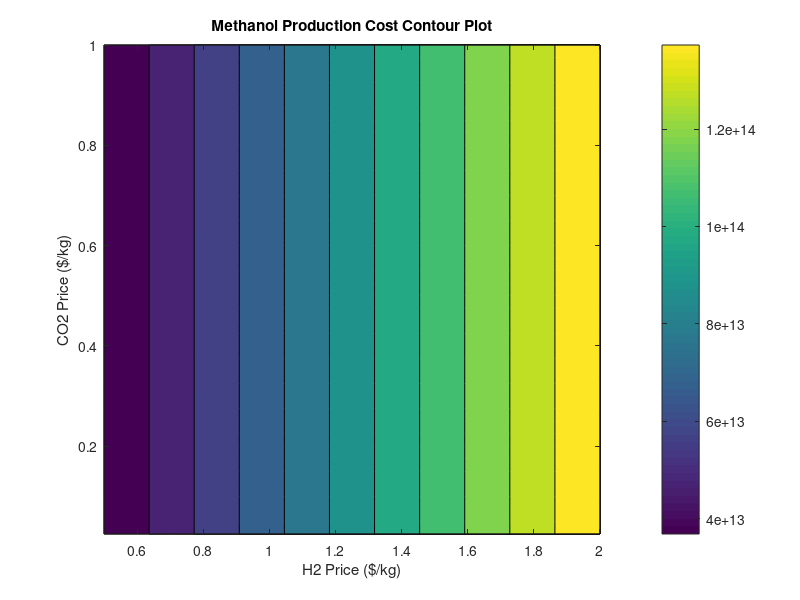

MATLAB code for this plot:
% Define equations for material and component balances
% here molar flow rate is shown br nx,y=Mx,Y 
% where x is no. of stream and y is name of compound
%in stream 4
Mco2=2000 ;
Mh2=4000;
M4co2=Mco2*0.6675;
M4ch3oh=Mco2*0.3325;% Given parameters and data
% Define equations for material and component balances
%in stream 3
M3 = Mco2+Mh2;
M4h2o=M4ch3oh;
M4h2=4000-(3*M4ch3oh);
%in stream 5%Crea=2000*44*7884*CO2_prices(i)+4000*2*7884*H2_prices(i);
M5co2=M4co2*0.972;
M5ch3oh=M4ch3oh*0.0235;
M5h2o=3.103;
M5h2=M4h2*0.9997;
%in stream 6
M6co2=M4co2*0.028;
M6ch3oh=M4ch3oh*0.9765;
M6h2o=M4h2o-3.103;
M6h2=M4h2*0.0003;
%in stream 8
M8co2=M6co2/(30.89+1);
M8ch3oh=M6ch3oh/(0.0125+1);
M8h2o=M6h2o/(0.00265+1);
M8h2=0;
%in stream 7
M7co2=M8co2*30.89;
M7ch3oh=M8ch3oh*0.0125;
M7h2o=M8h2o*0.00265;
M7h2=M6h2;

%in stream 9
M9co2=M8co2;
M9ch3oh=M8ch3oh;
M9h2o=0;
M9h2=0;
%in stream 10
M10co2=0;
M10ch3oh=0;
M10h2o=M8h2o;
M10h2=0;
M4=M4co2+M4ch3oh+M4h2o+M4h2;
M5=M5co2+M5ch3oh+M5h2o+M5h2;
M6=M6co2+M6ch3oh+M6h2o+M6h2;
M7=M7co2+M7ch3oh+M7h2o+M7h2;
M8=M8co2+M8ch3oh+M8h2o+M8h2;
M9=M9co2+M9ch3oh+M9h2o+M9h2;
M10=M10co2+M10ch3oh+M10h2o+M10h2;
fprintf("The molar flow rate of stream 3 is");
disp(M3);
fprintf("The molar flow rate of stream 4 is");
disp(M4);
fprintf("The molar flow rate of stream 5 is");
disp(M5);
fprintf("The molar flow rate of stream 6 is");
disp(M6);
fprintf("The molar flow rate of stream 7 is");
disp(M7);
fprintf("The molar flow rate of stream 8 is");
disp(M8);
fprintf("The molar flow rate of stream 9 is");
disp(M9);
fprintf("The molar flow rate of stream 10 is");
disp(M10);

% Given data
CO2_price_range = 0.025:0.025:1;  % CO2 price from $0.025 to $1 per kg
H2_price_range = 0.5:0.1:2; % H2 price from $0.5 to $2 per kg
F3=M3;

% Initialize arrays to store results
CMethanol = zeros(length(CO2_price_range), length(H2_price_range));
Creactant = zeros(length(CO2_price_range), length(H2_price_range));
Cop = zeros(length(CO2_price_range), length(H2_price_range));

% Constants
phi = 0.1;  % Capital recovery factor


        % Calculate annual operating costs
        Celec =(9.7+21.5)*7884*0.072/3.6;  % Calculate electricity cost
        Cstream=(0.28+0.8+15.7)*2.5*7884; % Calculate steam cost
        Ccool=(12+20.9+22.6+15.4)*7884*0.212; % Calculate cooling water cost
for i = 1:length(CO2_price_range)
    for j = 1:length(H2_price_range)
        Creactant(i,j) = 2000*44*7884*(CO2_price_range(i) + 4000*2*7884*3* H2_price_range(j));% Calculate reactant (CO2 and H2) cost    
    end
end
for i = 1:length(CO2_price_range)
    for j = 1:length(H2_price_range)
        Cop(i,j)=Celec+Cstream+Ccool+Creactant(i,j);
    end
end
for i = 1:length(CO2_price_range)
    for j = 1:length(H2_price_range)
        % Calculate total annual cost (TAC)
        TAC(i,j) = phi * (sum([14694200, 29418000, 1.53e7 * (F3 / 54000)^0.65, 269600, 171300, 168100, 63000, 1507900])) + Cop(i,j);
    end
end
        
        % Calculate annual production of methanol (PMethanol)
        PMethanol = 7884 * 0.3325 * 679.93 / 1000;  % Assuming plant operates for 7884 hours
for i = 1:length(CO2_price_range)
    for j = 1:length(H2_price_range)
        % Calculate methanol production cost (CMethanol)
        CMethanol(i, j) = TAC(i,j) / PMethanol;
    end
end
    
% Create contour plot
contourf( H2_price_range,CO2_price_range, CMethanol);
colorbar;
xlabel('H2 Price ($/kg)');
ylabel('CO2 Price ($/kg)');
title('Methanol Production Cost Contour Plot');
